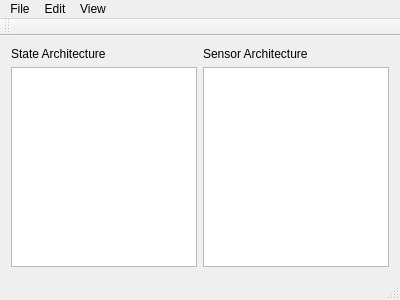
<?xml version="1.0" encoding="UTF-8"?>
<ui version="4.0">
 <class>MainWindow</class>
 <widget class="QMainWindow" name="MainWindow">
  <property name="geometry">
   <rect>
    <x>0</x>
    <y>0</y>
    <width>400</width>
    <height>300</height>
   </rect>
  </property>
  <property name="windowTitle">
   <string>MainWindow</string>
  </property>
  <widget class="QWidget" name="centralWidget">
   <layout class="QGridLayout" name="gridLayout">
    <item row="0" column="0">
     <layout class="QHBoxLayout" name="horizontalLayout">
      <item>
       <layout class="QVBoxLayout" name="verticalLayout">
        <item>
         <widget class="QLabel" name="label">
          <property name="text">
           <string>State Architecture</string>
          </property>
         </widget>
        </item>
        <item>
         <widget class="QTextEdit" name="StateArch">
          <property name="font">
           <font>
            <family>Arial</family>
            <pointsize>14</pointsize>
           </font>
          </property>
          <property name="autoFormatting">
           <set>QTextEdit::AutoNone</set>
          </property>
          <property name="readOnly">
           <bool>true</bool>
          </property>
         </widget>
        </item>
       </layout>
      </item>
      <item>
       <layout class="QVBoxLayout" name="verticalLayout_2">
        <item>
         <widget class="QLabel" name="label_2">
          <property name="text">
           <string>Sensor Architecture</string>
          </property>
         </widget>
        </item>
        <item>
         <widget class="QTextEdit" name="SensorArch">
          <property name="font">
           <font>
            <family>Arial</family>
            <pointsize>14</pointsize>
           </font>
          </property>
          <property name="readOnly">
           <bool>true</bool>
          </property>
         </widget>
        </item>
       </layout>
      </item>
     </layout>
    </item>
   </layout>
  </widget>
  <widget class="QMenuBar" name="menuBar">
   <property name="geometry">
    <rect>
     <x>0</x>
     <y>0</y>
     <width>400</width>
     <height>22</height>
    </rect>
   </property>
   <property name="nativeMenuBar">
    <bool>false</bool>
   </property>
   <widget class="QMenu" name="menuFile">
    <property name="title">
     <string>File</string>
    </property>
    <addaction name="actionExport_Table"/>
   </widget>
   <widget class="QMenu" name="menuEdit">
    <property name="title">
     <string>Edit</string>
    </property>
    <addaction name="actionConfiguration"/>
   </widget>
   <widget class="QMenu" name="menuView">
    <property name="title">
     <string>View</string>
    </property>
    <addaction name="actionView_Table"/>
   </widget>
   <addaction name="menuFile"/>
   <addaction name="menuEdit"/>
   <addaction name="menuView"/>
  </widget>
  <widget class="QToolBar" name="mainToolBar">
   <attribute name="toolBarArea">
    <enum>TopToolBarArea</enum>
   </attribute>
   <attribute name="toolBarBreak">
    <bool>false</bool>
   </attribute>
  </widget>
  <widget class="QStatusBar" name="statusBar"/>
  <action name="actionExport_Table">
   <property name="text">
    <string>Export Table</string>
   </property>
  </action>
  <action name="actionConfiguration">
   <property name="text">
    <string>Setup Utility...</string>
   </property>
  </action>
  <action name="actionView_Table">
   <property name="text">
    <string>View Table...</string>
   </property>
  </action>
 </widget>
 <layoutdefault spacing="6" margin="11"/>
 <resources/>
 <connections/>
</ui>
